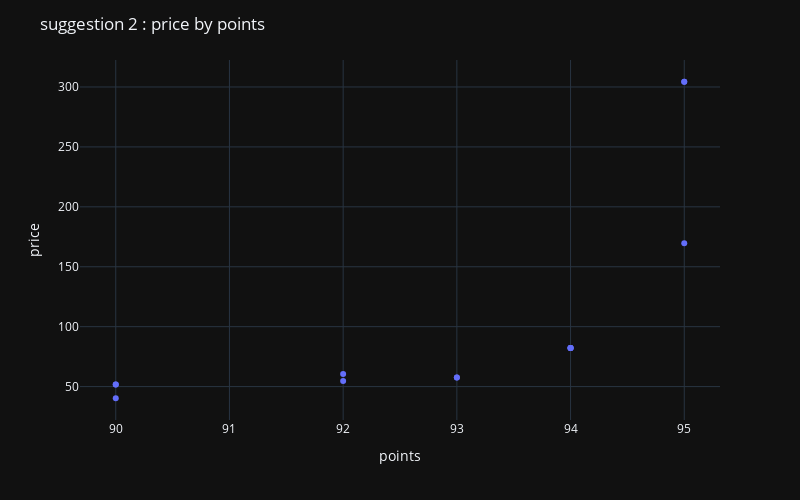

Notebook source saved alongside this figure:
### Code cell
fig_suggestion2 = px.scatter(data_frame=suggestion2,x='points',y='price')

fig_suggestion2.update_layout(template='plotly_dark', title='suggestion 2 : price by points' ,height = 500,width=800)
fig_suggestion2.show()

### Figure 1 — Plotly figure (JSON) as saved in the notebook; plotly's stock layout.template omitted (floating-point values rounded to 4 significant figures)
{"data": [{"hovertemplate": "points=%{x}<br>price=%{y}<extra></extra>", "legendgroup": "", "marker": {"color": "#636efa", "symbol": "circle"}, "mode": "markers", "name": "", "orientation": "v", "showlegend": false, "type": "scatter", "x": [94, 94, 90, 90, 94, 90, 93, 95, 95, 94, 93, 92, 95, 92], "xaxis": "x", "y": [82.23, 82.23, 51.73, 40.28, 82.23, 51.73, 57.49, 304.4, 304.4, 82.23, 57.49, 60.56, 169.7, 54.63], "yaxis": "y"}], "layout": {"height": 500, "legend": {"tracegroupgap": 0}, "margin": {"t": 60}, "title": {"text": "suggestion 2 : price by points"}, "width": 800, "xaxis": {"anchor": "y", "domain": [0, 1], "title": {"text": "points"}}, "yaxis": {"anchor": "x", "domain": [0, 1], "title": {"text": "price"}}}}
